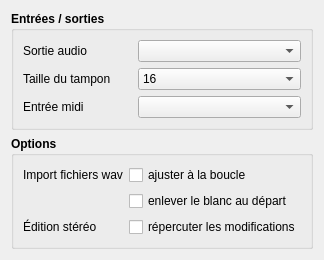
          <widget class="QFrame" name="generalFrame">
           <layout class="QVBoxLayout" name="verticalLayout_2">
            <item>
             <widget class="QGroupBox" name="groupBoxInOut">
              <property name="font">
               <font>
                <weight>75</weight>
                <bold>true</bold>
               </font>
              </property>
              <property name="title">
               <string>Entrées / sorties</string>
              </property>
              <property name="flat">
               <bool>true</bool>
              </property>
              <property name="checkable">
               <bool>false</bool>
              </property>
              <layout class="QGridLayout" name="gridLayout_5" columnstretch="2,3">
               <item row="1" column="1">
                <widget class="QComboBox" name="comboBufferSize">
                 <property name="font">
                  <font>
                   <weight>50</weight>
                   <bold>false</bold>
                  </font>
                 </property>
                 <item>
                  <property name="text">
                   <string notr="true">16</string>
                  </property>
                 </item>
                 <item>
                  <property name="text">
                   <string notr="true">32</string>
                  </property>
                 </item>
                 <item>
                  <property name="text">
                   <string notr="true">64</string>
                  </property>
                 </item>
                 <item>
                  <property name="text">
                   <string notr="true">128</string>
                  </property>
                 </item>
                 <item>
                  <property name="text">
                   <string notr="true">256</string>
                  </property>
                 </item>
                 <item>
                  <property name="text">
                   <string notr="true">512</string>
                  </property>
                 </item>
                 <item>
                  <property name="text">
                   <string notr="true">1024</string>
                  </property>
                 </item>
                </widget>
               </item>
               <item row="0" column="0">
                <widget class="QLabel" name="label">
                 <property name="maximumSize">
                  <size>
                   <width>150</width>
                   <height>16777215</height>
                  </size>
                 </property>
                 <property name="font">
                  <font>
                   <weight>50</weight>
                   <bold>false</bold>
                  </font>
                 </property>
                 <property name="text">
                  <string>Sortie audio</string>
                 </property>
                </widget>
               </item>
               <item row="0" column="1">
                <widget class="QComboBox" name="comboAudioOuput">
                 <property name="sizePolicy">
                  <sizepolicy hsizetype="Expanding" vsizetype="Fixed">
                   <horstretch>0</horstretch>
                   <verstretch>0</verstretch>
                  </sizepolicy>
                 </property>
                 <property name="font">
                  <font>
                   <weight>50</weight>
                   <bold>false</bold>
                  </font>
                 </property>
                </widget>
               </item>
               <item row="1" column="0">
                <widget class="QLabel" name="label_21">
                 <property name="font">
                  <font>
                   <weight>50</weight>
                   <bold>false</bold>
                  </font>
                 </property>
                 <property name="text">
                  <string>Taille du tampon</string>
                 </property>
                </widget>
               </item>
               <item row="2" column="1">
                <widget class="QComboBox" name="comboMidiInput">
                 <property name="font">
                  <font>
                   <weight>50</weight>
                   <bold>false</bold>
                  </font>
                 </property>
                </widget>
               </item>
               <item row="2" column="0">
                <widget class="QLabel" name="label_4">
                 <property name="font">
                  <font>
                   <weight>50</weight>
                   <bold>false</bold>
                  </font>
                 </property>
                 <property name="text">
                  <string>Entrée midi</string>
                 </property>
                </widget>
               </item>
              </layout>
             </widget>
            </item>
            <item>
             <widget class="QGroupBox" name="groupBoxOptions">
              <property name="font">
               <font>
                <weight>75</weight>
                <bold>true</bold>
               </font>
              </property>
              <property name="title">
               <string>Options</string>
              </property>
              <property name="flat">
               <bool>true</bool>
              </property>
              <layout class="QGridLayout" name="gridLayout_6">
               <item row="1" column="1">
                <widget class="QCheckBox" name="checkBlanc">
                 <property name="font">
                  <font>
                   <weight>50</weight>
                   <bold>false</bold>
                  </font>
                 </property>
                 <property name="text">
                  <string>enlever le blanc au départ</string>
                 </property>
                </widget>
               </item>
               <item row="0" column="1">
                <widget class="QCheckBox" name="checkBoucle">
                 <property name="font">
                  <font>
                   <weight>50</weight>
                   <bold>false</bold>
                  </font>
                 </property>
                 <property name="text">
                  <string>ajuster à la boucle</string>
                 </property>
                </widget>
               </item>
               <item row="0" column="0">
                <widget class="QLabel" name="label_23">
                 <property name="font">
                  <font>
                   <weight>50</weight>
                   <bold>false</bold>
                  </font>
                 </property>
                 <property name="text">
                  <string>Import fichiers wav</string>
                 </property>
                </widget>
               </item>
               <item row="2" column="1">
                <widget class="QCheckBox" name="checkRepercussionStereo">
                 <property name="font">
                  <font>
                   <weight>50</weight>
                   <bold>false</bold>
                  </font>
                 </property>
                 <property name="text">
                  <string>répercuter les modifications</string>
                 </property>
                </widget>
               </item>
               <item row="2" column="0">
                <widget class="QLabel" name="label_24">
                 <property name="font">
                  <font>
                   <weight>50</weight>
                   <bold>false</bold>
                  </font>
                 </property>
                 <property name="text">
                  <string>Édition stéréo</string>
                 </property>
                </widget>
               </item>
              </layout>
              <zorder>label_23</zorder>
              <zorder>checkBoucle</zorder>
              <zorder>checkBlanc</zorder>
              <zorder>checkRepercussionStereo</zorder>
              <zorder>label_24</zorder>
             </widget>
            </item>
           </layout>
          </widget>
